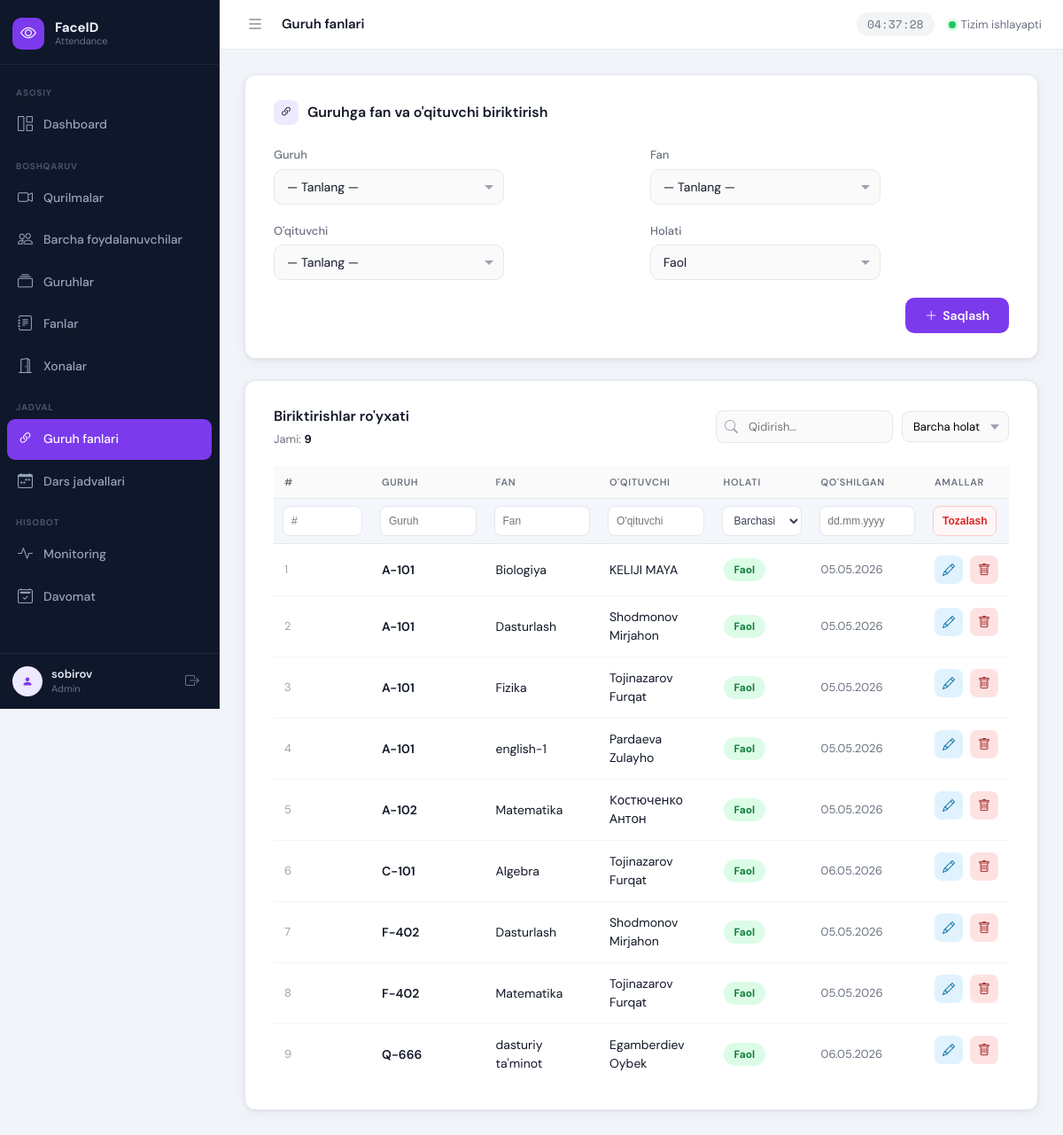
The page /schedule/group-subjects/ (signed in) on the database its author committed.
### apps/schedule/models.py (models this page shows, shortened)
class GroupSubject(models.Model):
    group = models.ForeignKey(
        Group,
        on_delete=models.CASCADE,
        related_name='group_subjects',
        verbose_name='Guruh',
    )
    subject = models.ForeignKey(
        Subject,
        on_delete=models.PROTECT,
        related_name='group_offerings',
        verbose_name='Fan',
    )
    teacher = models.ForeignKey(
        UserProfile,
        on_delete=models.PROTECT,
        related_name='teaching_assignments',
        verbose_name="O'qituvchi",
    )
    is_active = models.BooleanField(default=True, verbose_name='Faol')
    created_at = models.DateTimeField(auto_now_add=True)
    class Meta:
        verbose_name = 'Guruh fani'
        verbose_name_plural = 'Guruh fanlari'
        ordering = ['group__group_name', 'subject__subject_name']
        constraints = [
            models.UniqueConstraint(
                fields=['group', 'subject'],
                name='unique_group_subject_offering',
            ),
        ]

### apps/groups/models.py (models this page shows, shortened)
class Group(models.Model):
    group_id = models.CharField(max_length=100, unique=True, verbose_name="Group ID")
    group_name = models.CharField(max_length=150, unique=True, verbose_name="Guruh nomi")
    is_active = models.BooleanField(default=True, verbose_name="Faol")
    created_at = models.DateTimeField(auto_now_add=True)
    class Meta:
        verbose_name = "Guruh"
        verbose_name_plural = "Guruhlar"
        ordering = ['group_name']

### apps/subjects/models.py (models this page shows, shortened)
class Subject(models.Model):
    subject_id = models.CharField(max_length=100, unique=True, verbose_name="Fan ID")
    subject_name = models.CharField(max_length=150, unique=True, verbose_name="Fan nomi")
    is_active = models.BooleanField(default=True, verbose_name="Faol")
    created_at = models.DateTimeField(auto_now_add=True)
    class Meta:
        verbose_name = "Fan"
        verbose_name_plural = "Fanlar"
        ordering = ['subject_name']

### apps/user_management/models.py (models this page shows, shortened)
class UserProfile(models.Model):
    class Role(models.TextChoices):
        STUDENT = 'student', 'Talaba'
        TEACHER = 'teacher', "O'qituvchi"
        STAFF   = 'staff',   'Xodim'
    face_id    = models.CharField(max_length=100, unique=True, default='', verbose_name="Face ID")
    ais_id     = models.CharField(max_length=100, unique=True, default='', verbose_name="AIS ID")
    last_name  = models.CharField(max_length=100, verbose_name="Familya")
    first_name = models.CharField(max_length=100, verbose_name="Ism")
    role       = models.CharField(max_length=20, choices=Role.choices, default=Role.STUDENT, verbose_name="Lavozim")
    auth_user  = models.OneToOneField(
        settings.AUTH_USER_MODEL,
        on_delete=models.SET_NULL,
        null=True,
        blank=True,
        related_name='linked_profile',
        verbose_name='Tizim foydalanuvchisi',
    )
    is_active  = models.BooleanField(default=True, verbose_name="Faol")
    created_at = models.DateTimeField(auto_now_add=True)
    class Meta:
        verbose_name        = "Foydalanuvchi"
        verbose_name_plural = "Foydalanuvchilar"
        ordering            = ['last_name', 'first_name']
    def get_full_name(self):
        return f"{self.last_name} {self.first_name}"

### apps/schedule/views.py (the view, shortened to what this page needs)
# urls.py: path('group-subjects/', views.group_subject_list, name='group_subject_list'),
@login_required
def group_subject_list(request):
    error = None
    qs = GroupSubject.objects.select_related('group', 'subject', 'teacher').order_by(
        'group__group_name', 'subject__subject_name'
    )
    paginator = Paginator(qs, 20)
    page_obj = paginator.get_page(request.GET.get('page'))
    return render(
        request,
        'schedule/group_subject_list.html',
        {
            'group_subjects': page_obj,
            'page_obj': page_obj,
            'paginator': paginator,
            'total_count': paginator.count,
            'groups': Group.objects.filter(is_active=True).order_by('group_name'),
            'subjects': Subject.objects.filter(is_active=True).order_by('subject_name'),
            'teachers': UserProfile.objects.filter(
                is_active=True, role=UserProfile.Role.TEACHER
            ).order_by('last_name', 'first_name'),
            'error': error,
        },
    )

### apps/schedule/templates/schedule/group_subject_list.html (shortened to what this page needs)
{% extends 'base.html' %}
{% load static %}
{% block page_title %}Guruh fanlari{% endblock %}
{% block nav_schedule_groups %}active{% endblock %}
{% block extra_css %}
<link rel="stylesheet" href="{% static 'user_management/user_management.css' %}">
{% endblock %}
{% block content %}
<div class="card">
    <div class="card-title">
        <div class="icon"><i class="bi bi-link-45deg"></i></div>
        Guruhga fan va o'qituvchi biriktirish
    </div>
    <form method="post">
        <div class="form-grid">
            <div class="form-group">
                <label>Guruh</label>
                <div class="select-wrap">
                    <select name="group" required>
                        <option value="">— Tanlang —</option>
                    </select>
                </div>
            </div>
            <div class="form-group">
                <label>Fan</label>
                <div class="select-wrap">
                    <select name="subject" required>
                        <option value="">— Tanlang —</option>
                    </select>
                </div>
            </div>
            <div class="form-group">
                <label>O'qituvchi</label>
                <div class="select-wrap">
                    <select name="teacher" required>
                        <option value="">— Tanlang —</option>
                    </select>
                </div>
            </div>
            <div class="form-group">
                <label>Holati</label>
                <div class="select-wrap">
                    <select name="is_active">
                        <option value="active">Faol</option>
                    </select>
                </div>
            </div>
        </div>
        <div class="form-footer">
            <button type="submit" class="btn-primary">
                <i class="bi bi-plus-lg"></i>
                Saqlash
            </button>
        </div>
    </form>
</div>
<div class="card">
    <div class="table-header">
        <div>
            <h2>Biriktirishlar ro'yxati</h2>
            <div class="table-meta">Jami: <strong>{{ total_count }}</strong></div>
        </div>
        <div class="table-filters">
            <div class="search-wrap">
                <input type="text" id="searchInput" placeholder="Qidirish..." oninput="filterTable()">
            </div>
            <select class="status-select" id="statusFilter" onchange="filterTable()">
                <option value="">Barcha holat</option>
            </select>
        </div>
    </div>
    <table id="dataTable">
        <thead>
            <tr>
                <th>#</th>
                <th>Guruh</th>
                <th>Fan</th>
                <th>O'qituvchi</th>
                <th>Holati</th>
                <th>Qo'shilgan</th>
                <th>Amallar</th>
            </tr>
            <tr class="column-filter-row">
                <th><input type="text" class="column-filter" data-column="0" placeholder="#"></th>
                <th><input type="text" class="column-filter" data-column="1" placeholder="Guruh"></th>
                <th><input type="text" class="column-filter" data-column="2" placeholder="Fan"></th>
                <th><input type="text" class="column-filter" data-column="3" placeholder="O'qituvchi"></th>
                <th>
                    <select class="column-filter" data-column="status">
                        <option value="">Barchasi</option>
                    </select>
                </th>
                <th><input type="text" class="column-filter" data-column="5" placeholder="dd.mm.yyyy"></th>
                <th><button type="button" class="clear-column-filters" onclick="clearColumnFilters()">Tozalash</button></th>
            </tr>
        </thead>
        <tbody>
            {% for gs in group_subjects %}
            <tr
                data-pk="{{ gs.id }}"
                data-group-id="{{ gs.group_id }}"
                data-subject-id="{{ gs.subject_id }}"
                data-teacher-id="{{ gs.teacher_id }}"
                data-status="{% if gs.is_active %}active{% else %}inactive{% endif %}"
            >
                <td class="row-num">{{ page_obj.start_index|add:forloop.counter0 }}</td>
                <td class="name">{{ gs.group.group_name }}</td>
                <td>{{ gs.subject.subject_name }}</td>
                <td>{{ gs.teacher.get_full_name }}</td>
                <td>
                    <button type="button" class="status-btn {% if gs.is_active %}active{% else %}inactive{% endif %}" data-action="toggle">
                        {% if gs.is_active %}Faol{% else %}Nofaol{% endif %}
                    </button>
                </td>
                <td class="date-cell">{{ gs.created_at|date:"d.m.Y" }}</td>
                <td class="actions-cell">
                    <button type="button" class="edit-btn" data-action="edit" title="Tahrirlash"><i class="bi bi-pencil"></i></button>
                    <button type="button" class="delete-btn" data-action="delete" title="O'chirish"><i class="bi bi-trash"></i></button>
                </td>
            </tr>
            {% empty %}
            <tr>
                <td colspan="7" class="empty-row">Hozircha biriktirish yo'q. Yuqoridan qo'shing.</td>
            </tr>
            {% endfor %}
        </tbody>
    </table>
</div>
{% endblock %}

### templates/base.html (shortened to what this page needs)
{% load static %}
<!DOCTYPE html>
<html lang="uz">
<head>
    <link rel="stylesheet" href="https://cdn.jsdelivr.net/npm/bootstrap-icons@1.11.3/font/bootstrap-icons.min.css">
    <link rel="stylesheet" href="{% static 'css/dashboard.css' %}">
    {% block extra_css %}{% endblock %}
</head>
<body>
<aside class="sidebar" id="sidebar">
    <div class="sidebar-logo">
        <div class="logo-icon">
            <i class="bi bi-eye"></i>
        </div>
        <div class="logo-text">
            <span class="logo-title">FaceID</span>
            <span class="logo-sub">Attendance</span>
        </div>
    </div>
    <nav class="sidebar-nav">
        <div class="nav-section-label">Asosiy</div>
        <a href="{% url 'core:dashboard' %}" class="nav-item {% block nav_dashboard %}{% endblock %}">
            <span class="nav-icon"><i class="bi bi-grid-1x2"></i></span>
            <span class="nav-label">Dashboard</span>
        </a>
        <div class="nav-section-label">Boshqaruv</div>
        <a href="{% url 'devices:device_list' %}" class="nav-item {% block nav_devices %}{% endblock %}">
            <span class="nav-icon"><i class="bi bi-camera-video"></i></span>
            <span class="nav-label">Qurilmalar</span>
        </a>
        <a href="{% url 'user_management:user_list' %}" class="nav-item user-menu-parent {% block nav_users %}{% endblock %}" id="userMenuParent">
            <span class="nav-icon"><i class="bi bi-people"></i></span>
            <span class="nav-label">Barcha foydalanuvchilar</span>
        </a>
        <a href="{% url 'groups:group_list' %}" class="nav-item {% block nav_groups %}{% endblock %}">
            <span class="nav-icon"><i class="bi bi-collection"></i></span>
            <span class="nav-label">Guruhlar</span>
        </a>
        <a href="{% url 'subjects:subject_list' %}" class="nav-item {% block nav_subjects %}{% endblock %}">
            <span class="nav-icon"><i class="bi bi-journal-text"></i></span>
            <span class="nav-label">Fanlar</span>
        </a>
        <a href="{% url 'rooms:room_list' %}" class="nav-item {% block nav_rooms %}{% endblock %}">
            <span class="nav-icon"><i class="bi bi-door-open"></i></span>
            <span class="nav-label">Xonalar</span>
        </a>
        <div class="nav-section-label">Jadval</div>
        <a href="{% url 'schedule:group_subject_list' %}" class="nav-item {% block nav_schedule_groups %}{% endblock %}">
            <span class="nav-icon"><i class="bi bi-link-45deg"></i></span>
            <span class="nav-label">Guruh fanlari</span>
        </a>
        <a href="{% url 'schedule:lesson_slot_list' %}" class="nav-item {% block nav_schedule_slots %}{% endblock %}">
            <span class="nav-icon"><i class="bi bi-calendar-week"></i></span>
            <span class="nav-label">Dars jadvallari</span>
        </a>
        <div class="nav-section-label">Hisobot</div>
        <a href="{% url 'devices:monitoring' %}" class="nav-item {% block nav_monitoring %}{% endblock %}">
            <span class="nav-icon"><i class="bi bi-activity"></i></span>
            <span class="nav-label">Monitoring</span>
        </a>
        <a href="#" class="nav-item {% block nav_attendance %}{% endblock %}">
            <span class="nav-icon"><i class="bi bi-calendar2-check"></i></span>
            <span class="nav-label">Davomat</span>
        </a>
    </nav>
    <div class="sidebar-footer">
        <div class="sidebar-user">
            <div class="user-avatar">
                <i class="bi bi-person-fill"></i>
            </div>
            <div class="user-info">
                <span class="user-name">{{ request.user.get_full_name|default:request.user.username }}</span>
                <span class="user-role">Admin</span>
            </div>
        </div>
        <a href="{% url 'logout' %}" class="logout-btn" title="Chiqish">
            <i class="bi bi-box-arrow-right"></i>
        </a>
    </div>
</aside>
<div class="main-wrapper">
    <header class="topbar">
        <div class="topbar-left">
            <button class="sidebar-toggle" id="sidebarToggle" title="Sidebar">
                <i class="bi bi-list"></i>
            </button>
            <div class="page-breadcrumb">
                <span class="breadcrumb-page">{% block page_title %}Dashboard{% endblock %}</span>
            </div>
        </div>
        <div class="topbar-right">
            <div class="topbar-time" id="liveTime"></div>
            <div class="topbar-status">
                <span class="status-dot online"></span>
                <span class="status-text">Tizim ishlayapti</span>
            </div>
        </div>
    </header>
    <main class="main-content">
        {% block content %}{% endblock %}
    </main>
</div>
</body>
</html>

### rows shown on the page
GroupSubject: start_index|add "1", group.group_name "A-101", subject.subject_name "Biologiya", teacher.get_full_name "KELIJI MAYA", shows "Faol", created_at "05.05.2026"
GroupSubject: start_index|add "2", group.group_name "A-101", subject.subject_name "Dasturlash", teacher.get_full_name "Shodmonov Mirjahon", is_active "Faol", created_at "05.05.2026"
GroupSubject: start_index|add "3", group.group_name "A-101", subject.subject_name "Fizika", teacher.get_full_name "Tojinazarov Furqat", is_active "Faol", created_at "05.05.2026"
GroupSubject: start_index|add "4", group.group_name "A-101", subject.subject_name "english-1", teacher.get_full_name "Pardaeva Zulayho", is_active "Faol", created_at "05.05.2026"
GroupSubject: start_index|add "5", group.group_name "A-102", subject.subject_name "Matematika", teacher.get_full_name "Костюченко Антон", is_active "Faol", created_at "05.05.2026"
GroupSubject: start_index|add "6", group.group_name "C-101", subject.subject_name "Algebra", teacher.get_full_name "Tojinazarov Furqat", is_active "Faol", created_at "06.05.2026"
GroupSubject: start_index|add "7", group.group_name "F-402", subject.subject_name "Dasturlash", teacher.get_full_name "Shodmonov Mirjahon", is_active "Faol", created_at "05.05.2026"
GroupSubject: start_index|add "8", group.group_name "F-402", subject.subject_name "Matematika", teacher.get_full_name "Tojinazarov Furqat", is_active "Faol", created_at "05.05.2026"
GroupSubject: start_index|add "9", group.group_name "Q-666", subject.subject_name "dasturiy ta'minot", teacher.get_full_name "Egamberdiev Oybek", is_active "Faol", created_at "06.05.2026"

### other values the page prints
{{ request.user.get_full_name|default:request.user.username }} "sobirov"
{{ total_count }} "9"
